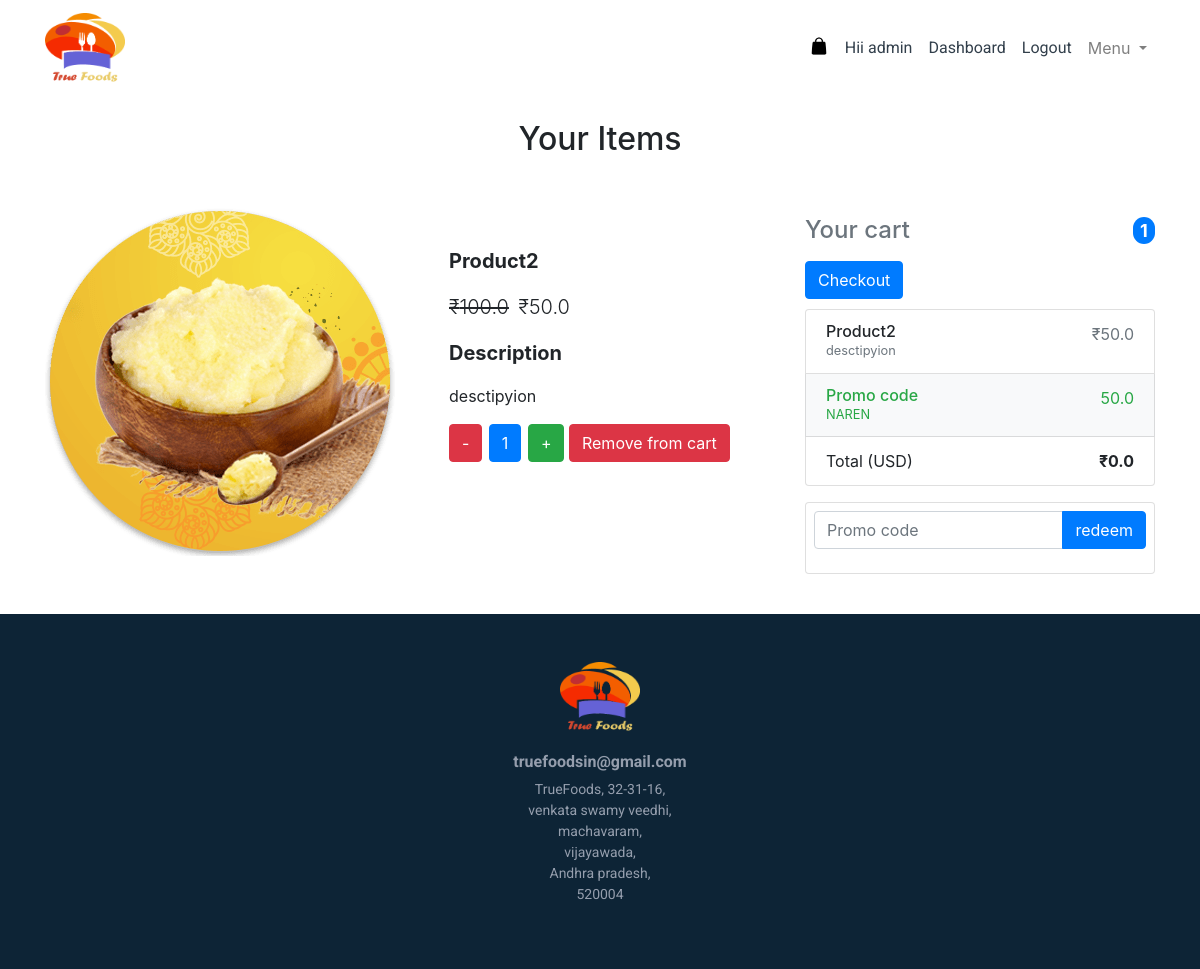
The app's page /order-summary/ (signed in) with its own data.
### core/models.py (models this page shows, shortened)
class OrderItem(models.Model):
    user = models.ForeignKey(User,
                             on_delete=models.CASCADE)
    ordered = models.BooleanField(default=False)
    item = models.ForeignKey(Item, on_delete=models.CASCADE)
    quantity = models.IntegerField(default=1)
    def get_total_item_price(self):
        return self.quantity * self.item.price
    def get_total_discount_item_price(self):
        return self.quantity * self.item.discount_price
    def get_final_price(self):
        if self.item.discount_price:
            return self.get_total_discount_item_price()
        return self.get_total_item_price()

class Item(models.Model):
    title = models.CharField(max_length=100)
    price = models.FloatField()
    discount_price = models.FloatField(blank=True, null=True)
    category = models.CharField(choices=CATEGORY_CHOICES, max_length=10)
    label = models.CharField(choices=LABEL_CHOICES, max_length=10)
    slug = models.SlugField()
    description = models.TextField()
    image = models.ImageField(upload_to='media/images')
    def get_add_to_cart_url(self):
        return reverse("core:add-to-cart", kwargs={
            'slug': self.slug
        })
    def get_remove_from_cart_url(self):
        return reverse("core:remove-from-cart", kwargs={
            'slug': self.slug
        })

class OrderModel(models.Model):
    user = models.ForeignKey(User,
                             on_delete=models.CASCADE)
    ref_code = models.CharField(max_length=20, blank=True, null=True)
    items = models.ManyToManyField(OrderItem)
    start_date = models.DateTimeField(auto_now_add=True)
    ordered_date = models.DateTimeField()
    ordered = models.BooleanField(default=False)
    shipping_address = models.ForeignKey(
        'Address', related_name='shipping_address', on_delete=models.SET_NULL, blank=True, null=True)
    billing_address = models.ForeignKey(
        'Address', related_name='billing_address', on_delete=models.SET_NULL, blank=True, null=True)
    payment = models.ForeignKey(
        'Payment', on_delete=models.SET_NULL, blank=True, null=True)
    coupon = models.ForeignKey(
        'Coupon', on_delete=models.SET_NULL, blank=True, null=True)
    being_delivered = models.BooleanField(default=False)
    received = models.BooleanField(default=False)
    refund_requested = models.BooleanField(default=False)
    refund_granted = models.BooleanField(default=False)
    '''
    1. Item added to cart
    2. Adding a billing address
    (Failed checkout)
    3. Payment
    (Preprocessing, processing, packaging etc.)
    4. Being delivered
    5. Received
    6. Refunds
    '''
    def get_total(self):
        total = 0
        for order_item in self.items.all():
            total += order_item.get_final_price()
        if self.coupon:
            total -= self.coupon.amount
        return total

class Coupon(models.Model):
    code = models.CharField(max_length=15)
    amount = models.FloatField()
    def __str__(self):
        return self.code

### core/views.py (the view)
# urls.py: path('order-summary/', OrderSummaryView.as_view(), name='order-summary'),
class OrderSummaryView(View):
    @method_decorator(authenticated_useronly)
    @method_decorator(login_required(login_url="/login"))
    def get(self, *args, **kwargs):
        try:
            order = OrderModel.objects.get(user=self.request.user, ordered=False)
            order_items = OrderModel.objects.filter(user=self.request.user, ordered=False).first().items.all()
            order_total=OrderModel.objects.filter(user=self.request.user,ordered=False).first()
            if order_items:
                total_objects =order_items.count()
            else:
                total_objects=0
            context = {
                'objects': [order],
                'order_items':order_items,
                'order_total':order_total,
                'order_count':total_objects
            }
            return render(self.request, 'core/order_summary.html', context)
        except ObjectDoesNotExist:
            messages.warning(self.request, "You do not have an active order")
            return redirect("/")

### core/templates/core/order_summary.html (shortened to what this page needs)
{% load static %}
<html>
    <head>
        <link rel="stylesheet" href="{% static '/css/foodmunch.css'%}">
    <link rel="stylesheet" href=""{% static '/css/mdb.dark.min.css'%}>
    <link rel="stylesheet" href=""{% static '/css/mdb.dark.rtl.min.css'%}>
    <link rel="stylesheet" href=""{% static '/css/mdb.min.css'%}>
    <link rel="stylesheet" href=""{% static '/css/mdb.rtl.min.css'%}>
    </head>
{% include 'accounts/navbarmain.html' %}
<main class="mt-5 pt-4">
    <div class="container">
        <h2 class="my-5 text-center">Your Items</h2>
        <div class="row">
            <div class="col-md-8 mb-4">
              {% if order_items %}
              {% for object in order_items %}
                <div class="row wow fadeIn">
                    <div class="col-md-6 mb-4">
                      <img src="{{object.item.image.url}}" class="img-fluid" alt="{{object.item.image.url}}
                      ">
                    </div>
                    <div class="col-md-6 mb-4">
                      <div class="p-4">
                        <p class="lead font-weight-bold">{{object.item.title}}</p>
                        <p class="lead">
                          {% if object.item.discount_price %}
                          <span class="mr-1">
                            <del>₹{{ object.get_total_item_price }}</del>
                          </span>
                          <span>₹{{ object.get_total_discount_item_price }}</span>
                          {% else %}
                          <span>₹{{ object.get_total_item_price }}</span>
                          {% endif %}
                        </p>
                        <p class="lead font-weight-bold">Description</p>
                        <p>{{ object.item.description }}</p>
                        <a href="{% url 'core:remove-single-item-from-cart' object.item.slug %}" class="btn btn-danger"style="color:white;margin-right:2px;">-
                        </a>
                        <button class="btn btn-primary btn-md my-0 p"style="margin-right:2px;">
                          {{ object.quantity }}
                        </button>
                        <a href="{{ object.item.get_add_to_cart_url }}"style="color:white;"class="btn btn-success">+
                        </a>
                        <a href="{{ object.item.get_remove_from_cart_url }}" class="btn btn-danger btn-md my-0 p">
                          Remove from cart
                        </a>
                      </div>
                    </div>
                  </div>
                  {% endfor %}
                  {% else %}
            <h1>You don't have any items in the cart</h1>
            {% endif %}
            </div>
            {% if order_items %}
            <div class="col-md-4 mb-4">
                <div style="position: sticky; top:100px; padding-top: 10px;">
                <h4 class="d-flex justify-content-between align-items-center mb-3">
                    <span class="text-muted">Your cart</span>
                    <span class="badge rounded-pill badge-primary">{{order_count}}</span>
                </h4>
                {% if order_items %}
                <a href="{% url 'core:checkout' %}">
                <button class="btn btn-primary" type="button" id="button-addon2" data-mdb-ripple-color="dark">
                  Checkout
                </button>
              </a>
              {% endif %}
                <ul class="list-group mb-3" style="position: sticky; top:100px; padding-top: 10px;">
                  {% for object in order_items %}
                    <li class="list-group-item d-flex justify-content-between">
                        <div>
                            <h6 class="my-0">{{object.item.title}}</h6>
                            <small class="text-muted">{{ object.item.description }}</small>
                        </div>
                        <span class="text-muted">
                          {% if object.item.discount_price %}
                          ₹{{ object.get_total_discount_item_price }}
                          {% else %}
                          {{ object.get_total_item_price }}
                          {% endif %}
                        </span>
                    </li>
                    {% endfor %}
                   {% if order_total.coupon %}
                    <li class="list-group-item d-flex justify-content-between bg-light">
                        <div class="text-success">
                            <h6 class="my-0">Promo code</h6>
                            <small>{{order_total.coupon}}</small>
                        </div>
                        <span class="text-success">{{order_total.coupon.amount}}</span>
                    </li>
                    {% endif %}
                    <li class="list-group-item d-flex justify-content-between">
                        <span>Total (USD)</span>
                        <strong>₹{{order_total.get_total}}</strong>
                    </li>
                </ul>
                <form class="card p-2" action="{% url 'core:add-coupon-order-summary' %}" method="post">
                  <div class="input-group mb-3">
                    <input
                      type="text"
                      class="form-control"
                      name="code"
                      placeholder="Promo code"
                      aria-label="Promo code"
                      aria-describedby="button-addon2"
                    />
                    <button class="btn btn-primary" type="submit" id="button-addon2" data-mdb-ripple-color="dark">
                      redeem
                    </button>
                  </div>
                </form>
            </div>
        </div>
        {% endif %}
    </div>
</div>
</main>
{% include 'core/footer.html' %}
</html>

### accounts/templates/accounts/navbarmain.html (shortened to what this page needs)
{% block navbar %}
{% load static %}
<!DOCTYPE html>
<html>
  <head>
    <link rel="stylesheet" href="{% static '/css/foodmunch.css'%}">
    <link rel="stylesheet" href="https://cdnjs.cloudflare.com/ajax/libs/twitter-bootstrap/5.0.2/css/bootstrap.min.css">
    <link rel="stylesheet" href="https://cdnjs.cloudflare.com/ajax/libs/bootstrap-icons/1.5.0/bootstrap-icons.min.css">
<link rel="stylesheet" href="https://cdnjs.cloudflare.com/ajax/libs/font-awesome/5.15.3/css/all.min.css">
  </head>
  <body>
    <nav class="navbar navbar-expand-lg navbar-light bg-white fixed-top">
      <div class="container">
        <a class="navbar-brand" href="{% url 'customerhome'%}">
          <img src="{% static '/image/logo.webp'%}" class="food-munch-logo" />
        </a>
        <div class="collapse navbar-collapse" id="navbarNavAltMarkup">
          <div class="navbar-nav ml-auto">
            <a class="nav-link" href="{% url 'core:order-summary' %}?next={{ request.path|urlencode }}" id="navItem4" style="color: #ffffff; font-size: 20px; text-decoration: none;">
              <span style="display: inline-block; position: relative;">
                  <img src="{% static '/image/shopping-bag.png' %}" alt="Cart" style="display: block; width: 20px; height: 20px;">
          </a>
            {% if user.is_authenticated %}
            <a class="nav-link" href="" id="navItem4"style="left:2px;">Hii {{ user.username }}</a>
            {% if user.is_superuser %}
            <a class="nav-link" href="{% url 'home'%}" id="navItem8">Dashboard</a>
            {% endif %}
            <a class="nav-link" href="{% url 'logout'%}" id="navItem7">Logout</a>
            {% else %}
            <a class="nav-link" id="navItem5" href="{% url 'login'%}">Login/Signup</a>
            {% endif %}
            <div class="nav-item dropdown">
              <a class="nav-link dropdown-toggle" href="#" id="navbarDropdownMenuLink" role="button" data-toggle="dropdown" aria-haspopup="true" aria-expanded="false">
                Menu
              </a>
            </div>
          </div>
        </div>
      </div>
    </nav>
  </body>
</html>
 {% endblock %}

### static/css/foodmunch.css (style rules this page uses)
.food-munch-logo { width: 80px; height: 70px; }
#navItem4 { color: #323f4b; font-family: "Roboto"; }
#navItem7 { color: #323f4b; font-family: "Roboto"; }
#navItem8 { color: #323f4b; font-family: "Roboto"; }

### records on screen
OrderItem: item.image (picture), item "Product2", get_total_item_price "100.0", get_total_discount_item_price "50.0", item.description "desctipyion", quantity "1"
OrderModel: coupon "NAREN", coupon.amount "50.0", get_total "0.0"

### other values on screen
{{ user.username }} "admin"
{{ order_count }} "1"
